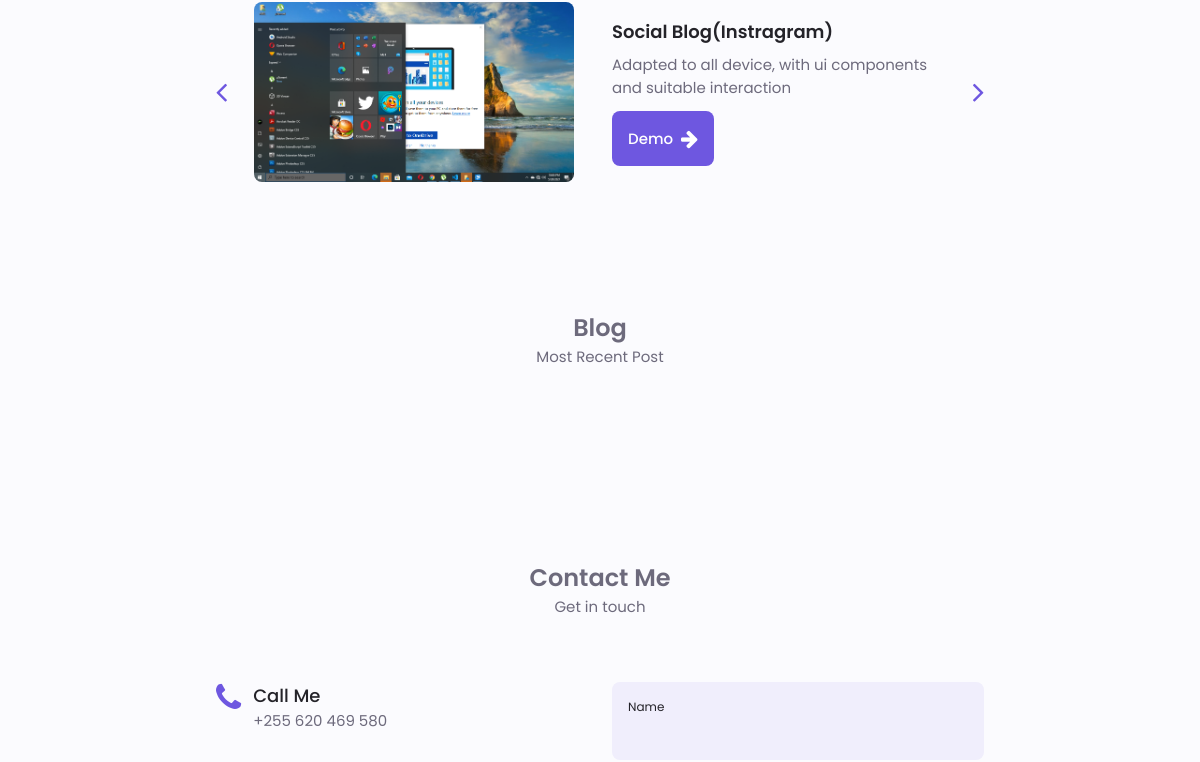
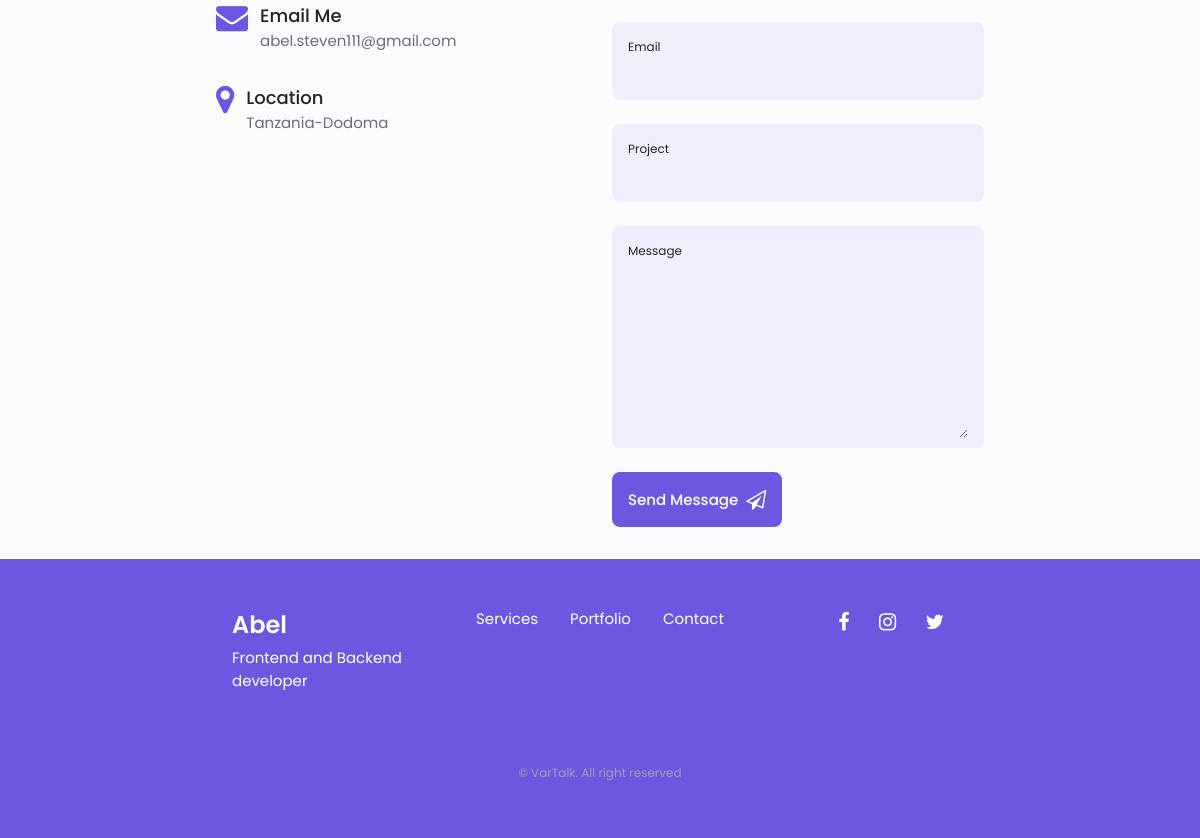
Before: / (lower part) with the older database file (2 pictures, top to bottom).
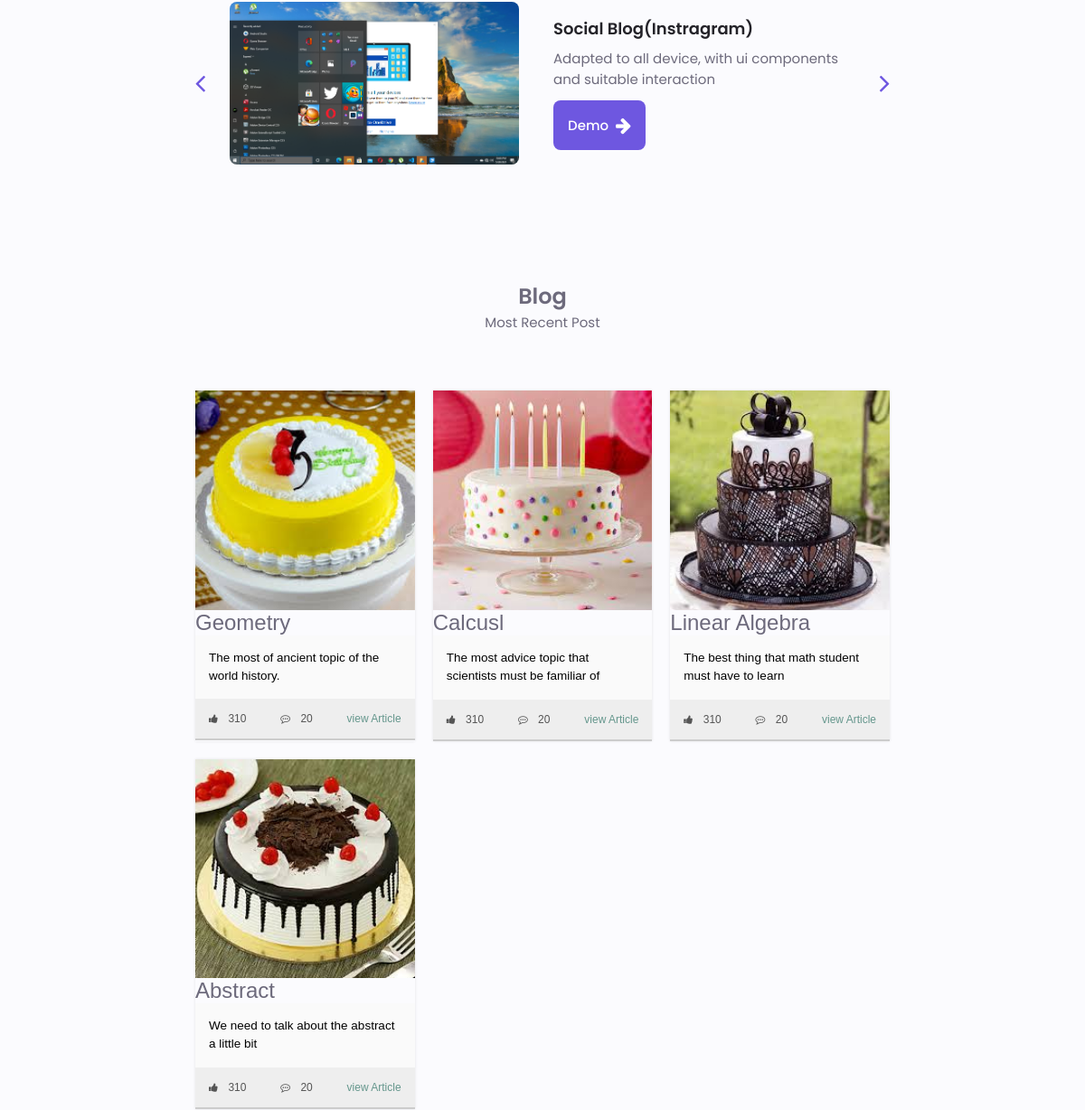
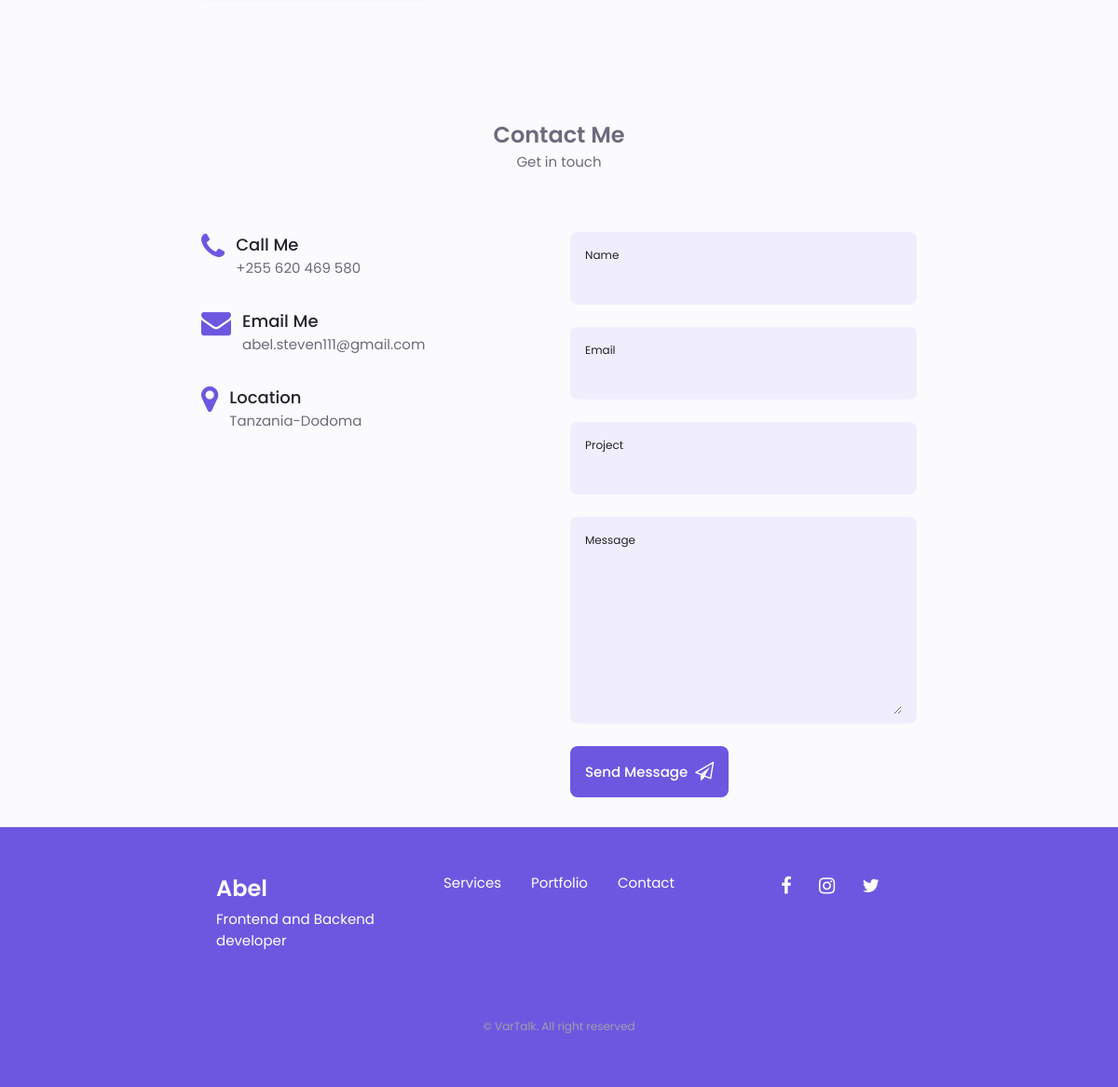
After: the same page with the newer database file (2 pictures, top to bottom).
### blog/models.py (models this page shows)
class Post(models.Model):
    title = models.CharField(max_length=255)
    content = models.TextField()
    image = models.FileField(upload_to="images/")
    timestamp = models.DateTimeField(auto_now_add=True)

### blog/views.py (the view)
# urls.py: path('', home_views, name='home'),
def home_views(request, *args, **kwargs):
    qs = Post.objects.all().order_by('-timestamp')[0:6]
    context = {
        "posts": qs
    }
    return render(request, 'pages/home.html', context)

### templates/pages/home.html (shortened to what this page needs)
{% extends 'base.html' %}
{% load static %}
{% block content %}
<main class="main">
    <section class="portfolio section" id="portfolio">
        <div class="portifolio__container  container swiper  swiper-container">
            <div class="swiper-wrapper">
                <div class="portfolio__content grid swiper-slide">
                    <img src="{% static 'images/portfolio1.png' %}" class="portfolio__img"  alt="">
                    <div class="portfolio__data">
                        <h3 class="portfolio__title">Social Blog(Instragram)</h3>
                        <p class="portfolio__description">Adapted to all device, with ui components and suitable interaction</p>
                        <a href="#" class="button button--flex button-small portfolio__button">
                            Demo
                            <i class="fa fa-arrow-right button__icon" aria-hidden="true"></i>
                        </a>
                    </div>
                </div>
            </div>
            <div class="swiper-button-next">
                <i class="fa fa-angle-right swiper-portifolio-icon" aria-hidden="true"></i>
            </div>
            <div class="swiper-button-prev">
                <i class="fa fa-angle-left swiper-portifolio-icon" aria-hidden="true"></i>
            </div>
        </div>
    </section>
    <section class="portfolio section" id="blog">
        <h2 class="section__title">Blog</h2>
        <span class="section__subtitle">Most Recent Post</span>
        <div class="cards">
            {% for post in posts %}
                <div class="card">
                    <img src="{{post.image.url}}" class="card__image" alt="">
                    <span class="section__title">{{post.title}}</span>
                    <div class="card__content">
                        <p>{{post.content}}</p>
                    </div>
                    <div class="card__info">
                        <div>
                            <i class="fa fa-thumbs-up" aria-hidden="true"></i>  310
                        </div>
                        <div>
                            <i class="fa fa-commenting-o" aria-hidden="true"></i> 20
                        </div>
                        <div>
                            <a href="#blog" class="card__link">view Article</a>
                        </div>
                    </div>
                </div>
            {% endfor %}
        </div>
    </section>
    <section class="contact section" id="contact">
        <h2 class="section__title">Contact Me</h2>
        <span class="section__subtitle">Get in touch</span>
        <div class="contact__container container grid">
            <div>
                <div class="contact__information">
                    <i class="fa fa-phone contact__icon" aria-hidden="true"></i>
                    <div>
                        <h3 class="contact__title">Call Me</h3>
                        <span class="contact__subtitle">+255 620 469 580</span>
                    </div>
                </div>
                <div class="contact__information">
                    <i class="fa fa-envelope contact__icon" aria-hidden="true"></i>
                    <div>
                        <h3 class="contact__title">Email Me</h3>
                        <span class="contact__subtitle">abel.steven111@gmail.com</span>
                    </div>
                </div>
                <div class="contact__information">
                    <i class="fa fa-map-marker contact__icon" aria-hidden="true"></i>
                    <div>
                        <h3 class="contact__title">Location</h3>
                        <span class="contact__subtitle">Tanzania-Dodoma</span>
                    </div>
                </div>
            </div>
            <form action="" class="contact__form grid">
                <div class="contact__inputs grid">
                    <div class="contact__content">
                        <label for="" class="contact__label">Name</label>
                        <input type="text" class="contact__input">
                    </div>
                    <div class="contact__content">
                        <label for="" class="contact__label">Email</label>
                        <input type="text" class="contact__input">
                    </div>
                </div>
                <div class="contact__content">
                    <label for="" class="contact__label">Project</label>
                    <input type="text" class="contact__input">
                </div>
                <div class="contact__content">
                    <label for="" class="contact__label">Message</label>
                    <textarea name="" id="" cols="0" rows="7" class="contact__input"></textarea>
                </div>
                <div>
                    <a href="" class="button button--flex">
                        Send Message
                        <i class="fa fa-paper-plane-o button__icon" aria-hidden="true"></i>
                    </a>
                </div>
            </form>
        </div>
    </section>
</main>
<footer class="footer">
    <div class="footer__bg">
        <div class="footer__container container grid">
            <div>
                <h1 class="footer__title">Abel</h1>
                <span class="footer__subtitle">Frontend and Backend developer</span>
            </div>
            <ul class="footer__links">
                <li>
                    <a href="#services" class="footer__link">Services</a>
                </li>
                <li>
                    <a href="#portfolio" class="footer__link">Portfolio</a>
                </li>
                <li>
                    <a href="#contact" class="footer__link">Contact</a>
                </li>
            </ul>
            <div class="footer__socials">
                <a href="" class="footer__social" target="_blank">
                    <i class="fa fa-facebook"  aria-hidden="true"></i>
                </a>
                <a href="" class="footer__social" target="_blank">
                    <i class="fa fa-instagram"  aria-hidden="true"></i>
                </a>
                <a href="" class="footer__social" target="_blank">
                    <i class="fa fa-twitter"  aria-hidden="true"></i>
                </a>
            </div>
        </div>
        <p class="footer__copy">&#169; VarTalk. All right reserved</p>
    </div>
</footer>
{% endblock content %}

### templates/base.html (shortened to what this page needs)
{% load static %}
<!doctype html>
<html lang="en">
  <head>
    <link rel="stylesheet" href="{% static 'css/swiper-bundle.min.css' %}">
    <link rel="stylesheet" href="https://cdnjs.cloudflare.com/ajax/libs/font-awesome/4.7.0/css/font-awesome.min.css">
    <link rel="stylesheet" href="{% static 'css/style.css' %}">
  </head>
  <body >
    {% block content %}
    {% endblock content %}
  </body>
</html>

Changed rows visible on the page:
added Post: image (picture), title "Geometry", content "The most of ancient topic of the world history."
added Post: image (picture), title "Calcusl", content "The most advice topic that scientists must be familiar of"
added Post: image (picture), title "Linear Algebra", content "The best thing that math student must have to learn"
added Post: image (picture), title "Abstract", content "We need to talk about the abstract a little bit"
